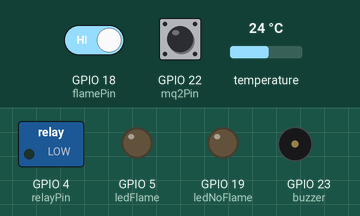
Simulated run of this sketch. Board: ESP32. Parts: switched loads named in the sketch (green lamp = pin HIGH), output pins drawn as LEDs (lit = HIGH), buzzer (waves = sounding, pin HIGH). The test bench sets the inputs (shaded band); at power-on: GPIO 18 (flamePin) HIGH, GPIO 22 (mq2Pin) HIGH, temperature 24 °C. WiFi joins after 1.5 s; servers stay silent unless stated; what the sketch prints to the serial monitor is not drawn.

Above: at 0.1 s.
At 22.3 s:
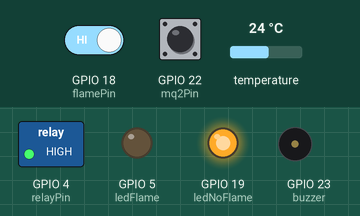
Timing chart, 0 to 23.8 s (numbered marks = the images above):
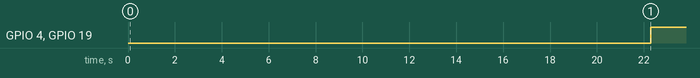

Measured:
- by itself, GPIO 4 (relayPin), GPIO 19 (ledNoFlame): LOW → HIGH at 22.3 s

The sketch:

iot_code.ino
```cpp
#include <WiFi.h>
#include <Firebase_ESP_Client.h>
#include <OneWire.h>
#include <DallasTemperature.h>

// ===== Wi-Fi Credentials =====
#define WIFI_SSID "YOUR_WIFI_NAME"
#define WIFI_PASSWORD "YOUR_PASSWORD"

// ===== Firebase Credentials =====
#define API_KEY "YOUR_API_KEY"
#define DATABASE_URL "https://fire-alarm-f8d78-default-rtdb.asia-southeast1.firebasedatabase.app/"

// Firebase Login
#define USER_EMAIL "YOUR_FIREBASE_NAME"
#define USER_PASSWORD "YOUR_FIREBASE_PASSWORD"

// Firebase objects
FirebaseData fbdo;
FirebaseAuth auth;
FirebaseConfig config;

// ===== Pins (UNCHANGED) =====
const int flamePin = 18;
const int ledFlame = 5;
const int ledNoFlame = 19;
const int buzzer = 23;
const int relayPin = 4;
const int mq2Pin = 22;

// ===== Temperature Sensor =====
#define ONE_WIRE_BUS 21
OneWire oneWire(ONE_WIRE_BUS);
DallasTemperature sensors(&oneWire);

// ===== Stability counters =====
int flameCount = 0;
int gasCount = 0;

void setup() {
  Serial.begin(115200);

  // INPUT_PULLUP prevents floating values
  pinMode(flamePin, INPUT_PULLUP);
  pinMode(mq2Pin, INPUT_PULLUP);

  pinMode(ledFlame, OUTPUT);
  pinMode(ledNoFlame, OUTPUT);
  pinMode(buzzer, OUTPUT);
  pinMode(relayPin, OUTPUT);

  sensors.begin();

  // ---- Wi-Fi ----
  WiFi.begin(WIFI_SSID, WIFI_PASSWORD);
  Serial.print("Connecting to Wi-Fi");
  while (WiFi.status() != WL_CONNECTED) {
    Serial.print(".");
    delay(300);
  }
  Serial.println("\n✅ Wi-Fi Connected!");

  // ---- Firebase ----
  config.api_key = API_KEY;
  config.database_url = DATABASE_URL;
  auth.user.email = USER_EMAIL;
  auth.user.password = USER_PASSWORD;

  Firebase.begin(&config, &auth);
  Firebase.reconnectWiFi(true);

  Serial.println("🔗 Connecting to Firebase...");
  unsigned long start = millis();

  while (!Firebase.ready() && millis() - start < 20000) {
    Serial.print(".");
    delay(500);
  }

  if (Firebase.ready()) {
    Serial.println("\n✅ Firebase Connected!");
  } else {
    Serial.println("\n❌ Firebase Failed!");
  }

  // 🔥 MQ2 warm-up time
  Serial.println("⏳ Warming up MQ2 sensor...");
  delay(20000);
}

void loop() {

  // ===== Raw Sensor Read =====
  int flameRaw = digitalRead(flamePin);
  int gasRaw = digitalRead(mq2Pin);

  // ===== Debug Print =====
  Serial.print("Flame Raw: ");
  Serial.print(flameRaw);
  Serial.print(" | Gas Raw: ");
  Serial.print(gasRaw);

  // ===== Corrected Logic =====
  bool flameDetected = (flameRaw == LOW);   // most flame sensors active LOW
  bool smokeDetected = (gasRaw == LOW);     // try LOW (stable after pullup)

  // ===== Stability Check (avoid false trigger) =====
  if (flameDetected) flameCount++;
  else flameCount = 0;

  if (smokeDetected) gasCount++;
  else gasCount = 0;

  // Trigger only if detected continuously
  bool stableFlame = (flameCount >= 3);
  bool stableGas = (gasCount >= 3);

  bool fireCondition = stableFlame || stableGas;

  // ===== Temperature =====
  sensors.requestTemperatures();
  float tempC = sensors.getTempCByIndex(0);

  Serial.print(" | Temp: ");
  Serial.println(tempC);

  // ===== Output Control =====
  digitalWrite(ledFlame, fireCondition);
  digitalWrite(ledNoFlame, !fireCondition);
  digitalWrite(buzzer, fireCondition);
  digitalWrite(relayPin, !fireCondition);

  Serial.println(fireCondition ? "🔥 ALERT!" : "✅ SAFE");

  // ===== Firebase Upload =====
  if (Firebase.ready()) {
    Firebase.RTDB.setString(&fbdo, "/Alert", fireCondition ? "Alert" : "Safe");
    Firebase.RTDB.setInt(&fbdo, "/FireStatus", fireCondition ? 1 : 0);
    Firebase.RTDB.setInt(&fbdo, "/FlameStatus", stableFlame ? 1 : 0);
    Firebase.RTDB.setInt(&fbdo, "/GasLevel", stableGas ? 1 : 0);
    Firebase.RTDB.setInt(&fbdo, "/RelayStatus", fireCondition ? 1 : 0);
    Firebase.RTDB.setFloat(&fbdo, "/Temperature", tempC);

    Serial.println("📤 Firebase Updated");
  }

  delay(2000);
}
```
